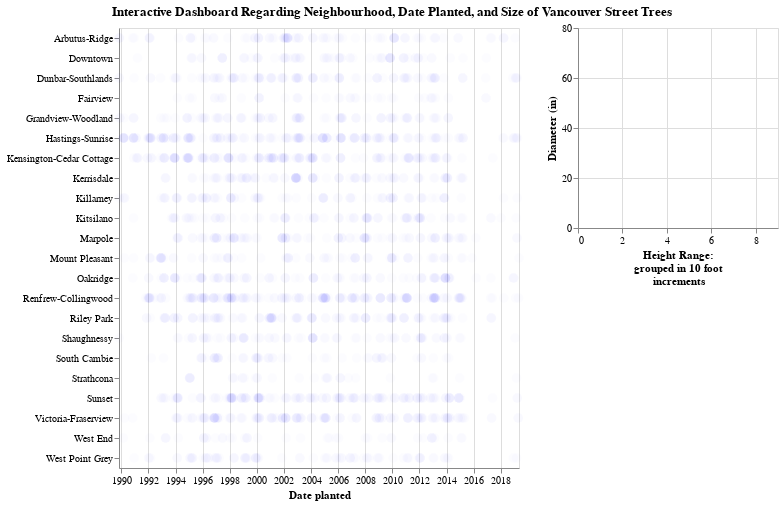

Describe this chart as a Vega-Lite specification.
### Vega-Lite specification from a JSON file in a GitHub repository (floating-point values rounded to 4 significant figures; data arrays with more than 128 entries replaced by an {"elided": "..."} marker saying what was removed)
{"config": {"view": {"continuousWidth": 400, "continuousHeight": 300}}, "hconcat": [{"mark": {"type": "circle", "size": 50}, "encoding": {"color": {"condition": {"value": "blue", "selection": "selector010"}, "value": "green"}, "opacity": {"condition": {"value": 0.9, "test": "(datum.height_range_id <= selector009.height_range_id)"}, "value": 0.01}, "size": {"condition": {"value": 100, "selection": "selector010"}, "value": 25}, "x": {"type": "temporal", "field": "date_planted", "title": "Date planted"}, "y": {"type": "nominal", "field": "neighbourhood_name", "title": null}}, "selection": {"selector009": {"type": "single", "fields": ["height_range_id"], "bind": {"input": "range", "max": 9, "min": 0, "name": "Height range: ", "step": 1}}, "selector010": {"type": "single", "fields": ["genus_name"], "bind": {"input": "select", "options": ["ACER", "PRUNUS", "FRAXINUS", "TILIA", "QUERCUS", "CARPINUS", "FAGUS", "MALUS", "MAGNOLIA", "CRATAEGUS", "ULMUS", "PYRUS", "CERCIDIPHYLLUM", "BETULA", "AESCULUS", "STYRAX", "CORNUS", "PLATANUS", "SORBUS", "PARROTIA", "GLEDITSIA", "LIQUIDAMBAR", "PSEUDOTSUGA", "SYRINGA", "THUJA", "LIRIODENDRON", "CHAMAECYPARIS", "CATALPA", "PINUS", "METASEQUOIA", "ROBINIA", "CERCIS", "CEDRUS", "GINKGO", "NYSSA", "AMELANCHIER", "ABIES", "CELTIS", "ZELKOVA", "DAVIDIA", "PICEA", "STEWARTIA", "HIBISCUS", "JUGLANS", "SEQUOIADENDRON", "TSUGA", "ILEX", "LABURNUM", "POPULUS", "KOELREUTERIA", "CALOCEDRUS", "CORYLUS", "ALNUS", "JUNIPERUS", "EUCOMMIA", "GYMNOCLADUS", "MESPILUS", "CASTANEA", "SOPHORA", "OSTRYIA", "NOTHOFAGUS", "PTEROCARYA", "ARAUCARIA", "CLADRASTIS", "CHITALPA", "SEQUOIA", "PTELEA"], "name": "Genus: "}}, "selector011": {"type": "interval"}}}, {"mark": "circle", "encoding": {"color": {"condition": {"value": "blue", "selection": "selector010"}, "value": "green"}, "opacity": {"condition": {"value": 0.9, "test": "(datum.height_range_id <= selector009.height_range_id)"}, "value": 0}, "size": {"condition": {"value": 75, "selection": "selector010"}, "value": 25}, "tooltip": [{"type": "nominal", "field": "neighbourhood_name", "title": "Neighbourhood: "}, {"type": "quantitative", "field": "diameter", "title": "Diameter (in): "}, {"type": "quantitative", "field": "height_range_id", "title": "Height range: "}], "x": {"type": "quantitative", "field": "height_range_id", "title": ["Height Range: ", "grouped in 10 foot", "increments"]}, "y": {"type": "quantitative", "field": "diameter", "title": "Diameter (in)"}}, "height": 200, "selection": {"selector012": {"type": "interval", "bind": "scales", "encodings": ["x", "y"]}}, "transform": [{"filter": {"selection": "selector011"}}], "width": 200}], "data": {"name": "data-3bcc9572d6db05bdae0f226162923c13"}, "title": {"text": "Interactive Dashboard Regarding Neighbourhood, Date Planted, and Size of Vancouver Street Trees", "align": "center", "anchor": "middle"}, "$schema": "https://vega.github.io/schema/vega-lite/v4.8.1.json", "datasets": {"data-3bcc9572d6db05bdae0f226162923c13": {"elided": "5000 records"}}}
